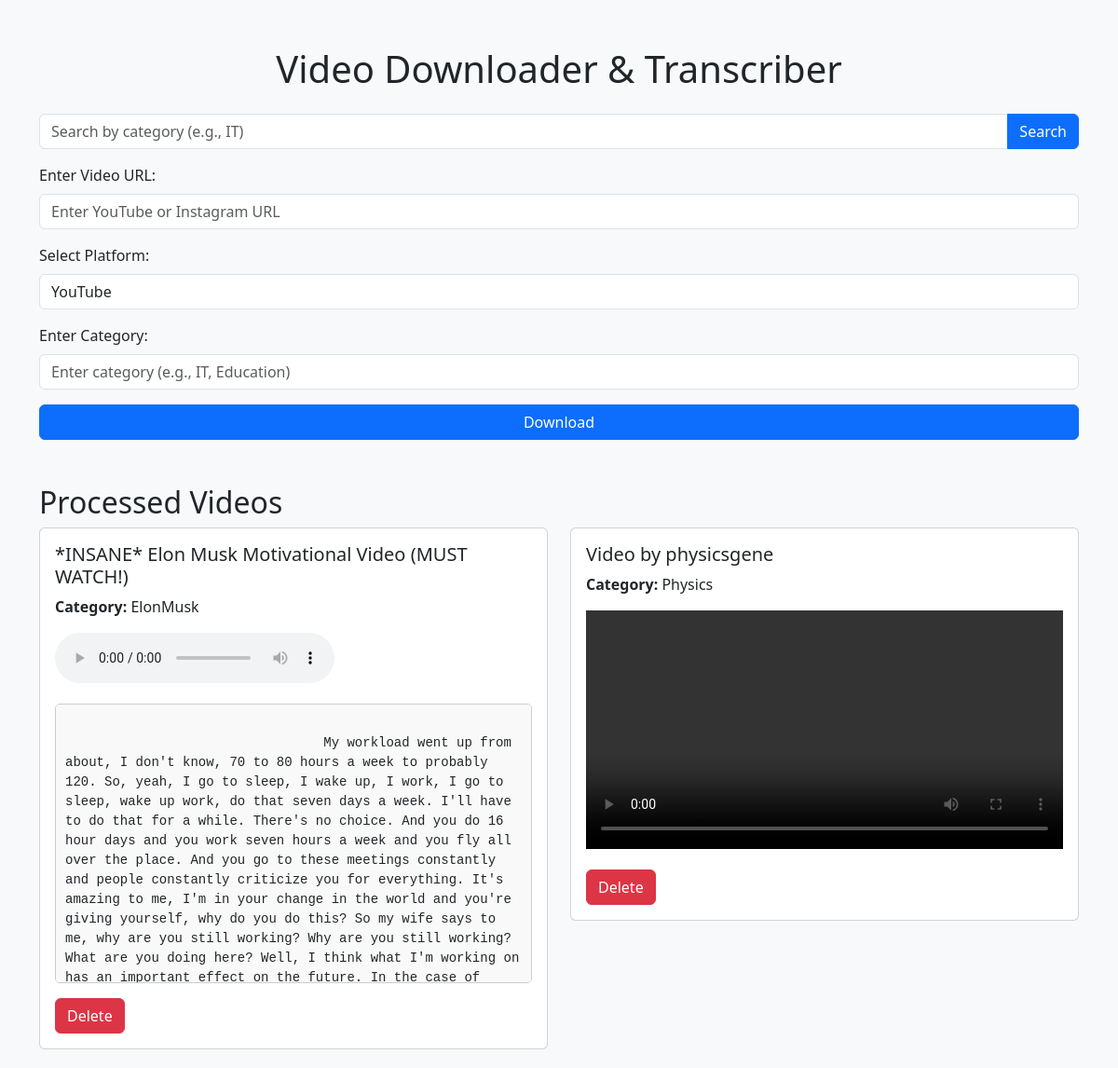
The page / on the database its author committed.
### tables this page shows
CREATE TABLE videos (
            id INTEGER PRIMARY KEY AUTOINCREMENT,
            video_title TEXT,
            mp3_file_link TEXT,
            transcription_file_link TEXT,
            transcription TEXT,
            platform TEXT,
            category TEXT
        );

### app.py (the view, shortened to what this page needs)
@app.route('/', methods=['GET', 'POST'])
def index():
    search_category = request.args.get('category', None)
    if search_category:
        videos = search_videos_by_category(search_category)
    else:
        videos = get_all_videos()
    return render_template('index.html', videos=videos)

### app.py (called while the page is built)
def get_all_videos():
    conn = sqlite3.connect('videos.db')
    cursor = conn.cursor()
    cursor.execute('SELECT * FROM videos')
    videos = cursor.fetchall()
    conn.close()
    return videos

### templates/index.html (shortened to what this page needs)
<!DOCTYPE html>
<html lang="en">
<head>
    <link href="https://cdn.jsdelivr.net/npm/bootstrap@5.3.0-alpha3/dist/css/bootstrap.min.css" rel="stylesheet">
</head>
<body>
    <div class="container">
        <h1 class="text-center mb-4">Video Downloader & Transcriber</h1>
        <form method="GET" action="/" class="mb-3">
            <div class="input-group">
                <input type="text" name="category" class="form-control" placeholder="Search by category (e.g., IT)">
                <button class="btn btn-primary" type="submit">Search</button>
            </div>
        </form>
        <form method="POST" action="/">
            <div class="mb-3">
                <label for="url" class="form-label">Enter Video URL:</label>
                <input type="url" id="url" name="url" class="form-control" placeholder="Enter YouTube or Instagram URL" required>
            </div>
            <div class="mb-3">
                <label for="platform" class="form-label">Select Platform:</label>
                <select id="platform" name="platform" class="form-control" required>
                    <option value="youtube">YouTube</option>
                </select>
            </div>
            <div class="mb-3">
                <label for="category" class="form-label">Enter Category:</label>
                <input type="text" id="category" name="category" class="form-control" placeholder="Enter category (e.g., IT, Education)" required>
            </div>
            <button type="submit" class="btn btn-primary w-100">Download</button>
        </form>
        <h2 class="mt-5">Processed Videos</h2>
        <div class="row">
            {% for video in videos %}
            <div class="col-md-6">
                <div class="card">
                    <div class="card-body">
                        <h5 class="card-title">{{ video[1] }}</h5>
                        <p><strong>Category:</strong> {{ video[6] }}</p>
                        {% if video[5] == 'youtube' %}
                        <p>
                            <audio controls>
                                <source src="{{ url_for('static', filename='downloads/' + video[2].split('/')[-1]) }}" type="audio/mpeg">
                            </audio>
                        </p>
                        <p>
                            <div class="transcription-content">
                                {{ video[4] }}
                            </div>
                        </p>
                        {% elif video[5] == 'instagram' %}
                        <p>
                            <video controls width="100%">
                                <source src="{{ url_for('static', filename='downloads/' + video[2].split('/')[-1]) }}" type="video/mp4">
                            </video>
                        </p>
                        {% endif %}
                        <form method="POST" action="/delete/{{ video[0] }}" class="mt-2">
                            <button type="submit" class="btn btn-danger">Delete</button>
                        </form>
                    </div>
                </div>
            </div>
            {% endfor %}
        </div>
    </div>
</body>
</html>

### templates/index.html (style rules this page uses)
body { background-color: #f8f9fa; }
.container { margin-top: 50px; }
.card { margin-bottom: 20px; }
.transcription-content { white-space: pre-wrap; font-family: monospace; font-size: 14px; padding: 10px; border: 1px solid #ccc; background-color: #f9f9f9; border-radius: 5px; max-height: 300px; overflow-y: scroll; }

### rows shown on the page
videos: video_title "*INSANE* Elon Musk Motivational Video (MUST WATCH!)", category "ElonMusk", transcription "My workload went up from about, I don't know, 70 to 80 hours a week to probably 120. So, yeah, I go to sleep, I wake up, I work, I go to sleep, wake up work, do that seven days a week. I'll have to do that for a while. There's no choice. And you do 16 hour days and you work seven hours a week and you fly all over the place. And you go to these meetings constantly and people constantly criticize you for everything. It's amazing to me, I'm in your change in the world and you're giving yourself, why do you do this? So my wife says to me, why are you still working? Why are you still working? What are you doing here? Well, I think what I'm working on has an important effect on the future. In the…"
videos: video_title "Video by physicsgene", category "Physics"
